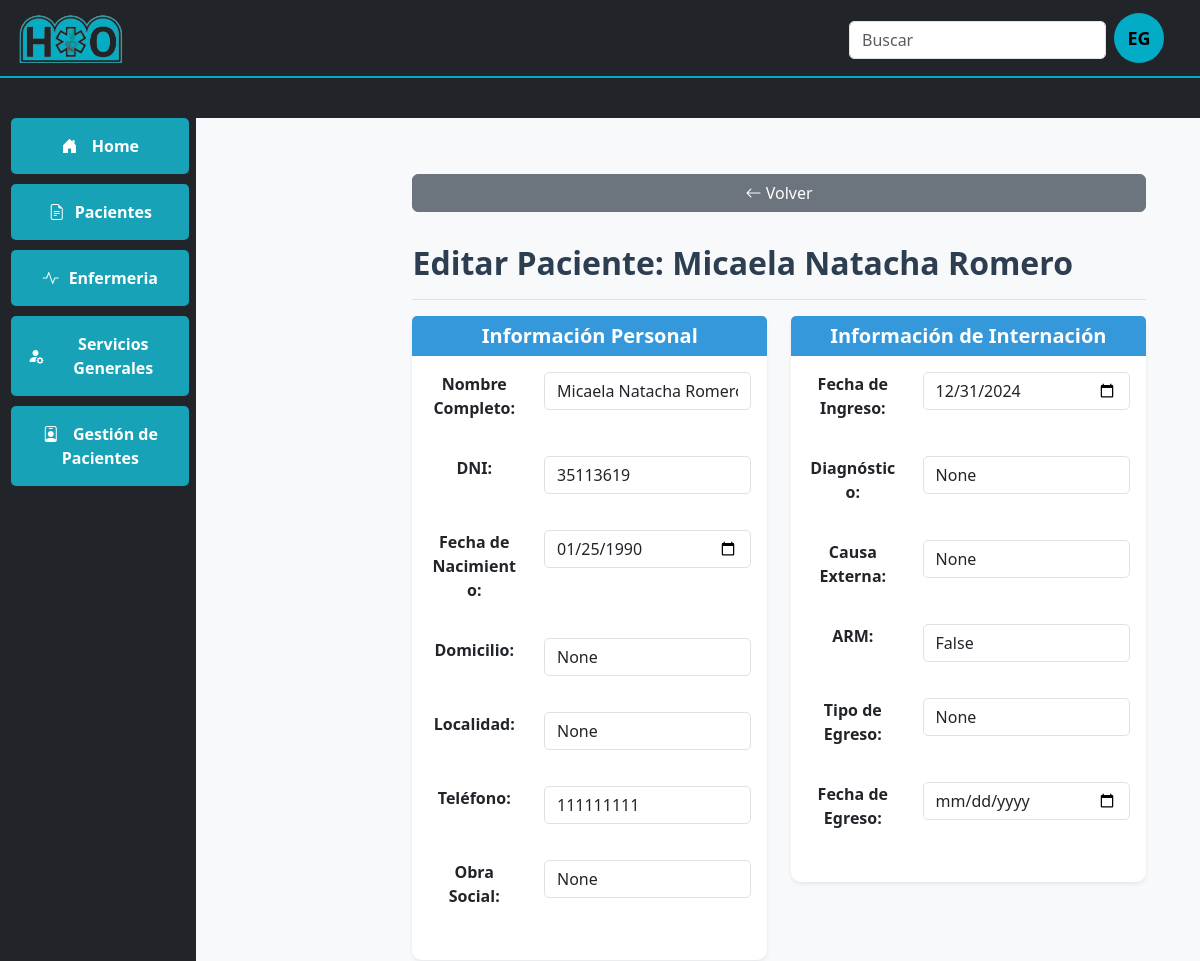
The app's page /editarpaciente/1/ (upper part), older data.
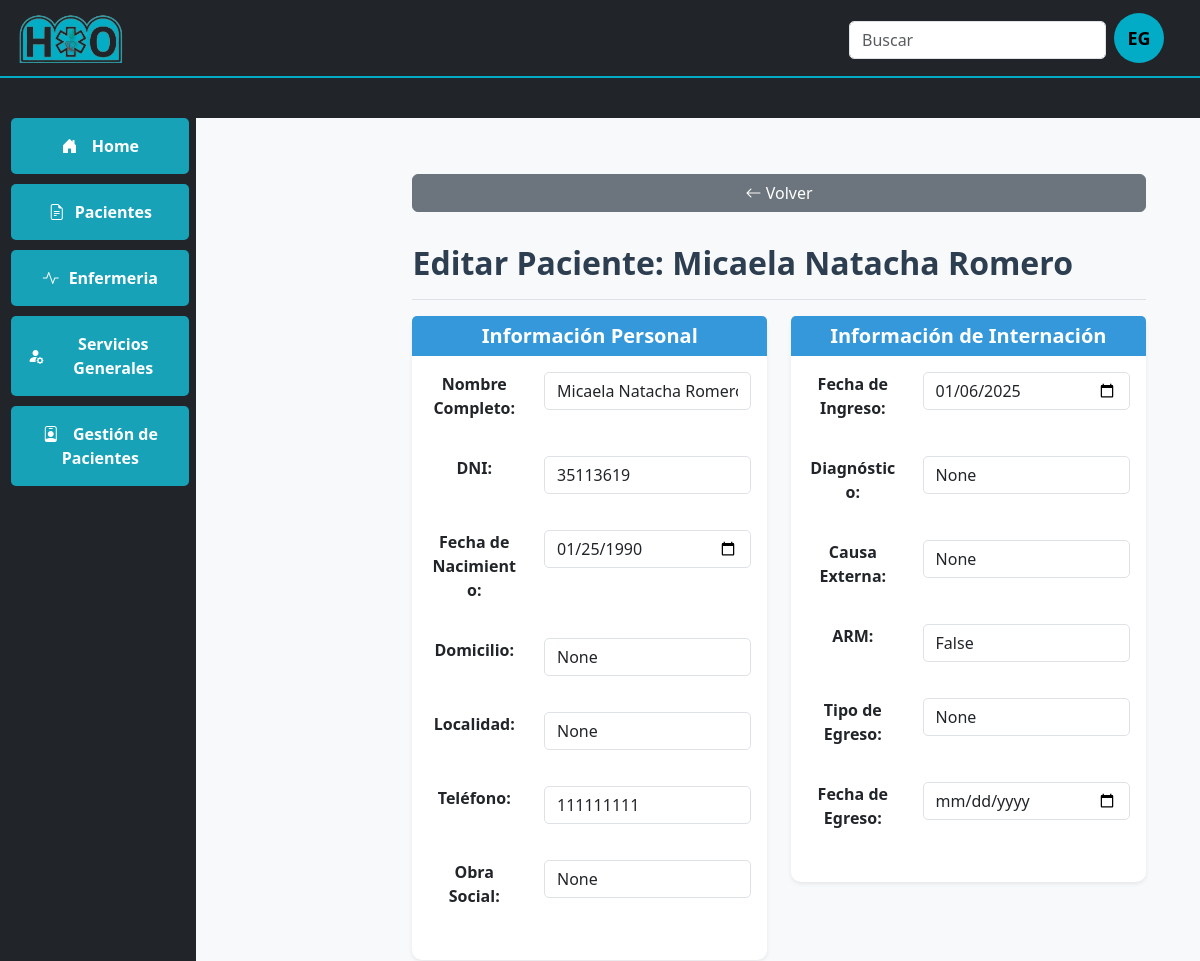
The same page, newer data.
### pacientes/models.py (models this page shows, shortened)
class Paciente(models.Model):
    nombre_completo = models.CharField(max_length=255, null=True, blank=True)
    dni = models.CharField(max_length=15, unique=True)
    fecha_nacimiento = models.DateField()
    domicilio = models.CharField(max_length=255, null=True, blank=True)
    localidad = models.CharField(max_length=100, null=True, blank=True)
    telefono = models.CharField(max_length=20)
    obra_social = models.CharField(max_length=100, null=True, blank=True)
    fecha_ingreso = models.DateField(default=timezone.now)
    diagnostico = models.CharField(max_length=255, null=True, blank=True)
    causa_externa = models.CharField(max_length=255, null=True, blank=True)  # Solo para pediatría/guardia
    arm = models.BooleanField(default=False)  # Si necesita asistencia respiratoria
    tipo_egreso = models.CharField(max_length=50, null=True, blank=True)  # Alta, Derivado, etc.
    fecha_egreso = models.DateField(null=True, blank=True)
    nombre_tutor = models.CharField(max_length=255, null=True, blank=True)
    dni_tutor = models.CharField(max_length=15, null=True, blank=True)
    historia_clinica = models.CharField(max_length=50, null=True, blank=True)
    pases = models.CharField(max_length=255, null=True, blank=True)  # Detalle de los pases
    fecha_pase = models.DateField(null=True, blank=True)
    @property
    def cama_actual(self):
        paciente_cama = self.pacientecama_set.filter(fecha_liberacion__isnull=True).first()
        return paciente_cama.cama if paciente_cama else None
    def obtener_info_cama(self):
        cama = self.cama_actual
        if cama:
            return {
                "servicio": cama.ubicacion.servicio.nombre,
                "ubicacion": cama.ubicacion.nombre,
                "numero": cama.numero
            }
        else:
            return {
                "servicio": "N/A",
                "ubicacion": "N/A",
                "numero": "No tiene cama asignada"
            }

### pacientes/views.py (the view)
# urls.py: path('editarpaciente/<int:id>/', views.editarpaciente, name='editarpaciente'),
def editarpaciente(request, id):
    paciente = get_object_or_404(Paciente, pk=id)
    if request.method == 'POST':
        form = PacienteForm(request.POST, instance=paciente)
        if form.is_valid():
            form.save()
            return redirect('Pacientes')
        else:
            print("Formulario no válido")
            print(form.errors)
    else:
        if paciente.fecha_nacimiento:
            paciente.fecha_nacimiento = paciente.fecha_nacimiento.strftime('%Y-%m-%d')
        if paciente.fecha_ingreso:
            paciente.fecha_ingreso = paciente.fecha_ingreso.strftime('%Y-%m-%d')
        if paciente.fecha_egreso:
            paciente.fecha_egreso = paciente.fecha_egreso.strftime('%Y-%m-%d')
        else:
            paciente.fecha_egreso = ""
        if paciente.fecha_pase:
            paciente.fecha_pase = paciente.fecha_pase.strftime('%Y-%m-%d')
        else:
            paciente.fecha_pase = ""
        form = PacienteForm(instance=paciente)
    return render(request, 'editarpaciente.html', {'paciente': paciente, 'form': form})

### pacientes/templates/editarpaciente.html (shortened to what the changed rows need)
{% extends "base.html" %}
{% block main_content %}
<div class="container-fluid">
    <main class="col-md-10 ms-sm-auto px-md-4">
        <div class="d-flex justify-content-between flex-wrap flex-md-nowrap align-items-center pt-3 pb-2 mb-3 border-bottom">
            <h1 class="h2">Editar Paciente: {{ paciente.nombre_completo }}</h1>
        </div>
        <form method="POST" action="{% url 'editarpaciente' paciente.id %}">
            <div class="row">
                <div class="col-md-6">
                    <div class="card mb-4 shadow-sm">
                        <div class="card-body">
                            <div class="row mb-3">
                                <div class="col-sm-8">
                                    <input type="text" class="form-control" name="nombre_completo" value="{{ paciente.nombre_completo }}" required>
                                </div>
                            </div>
                            <div class="row mb-3">
                                <div class="col-sm-8">
                                    <input type="text" class="form-control" name="dni" value="{{ paciente.dni }}" required>
                                </div>
                            </div>
                            <div class="row mb-3">
                                <div class="col-sm-8">
                                    <input type="date" class="form-control" name="fecha_nacimiento" value="{{ paciente.fecha_nacimiento }}" required>
                                </div>
                            </div>
                            <div class="row mb-3">
                                <div class="col-sm-8">
                                    <input type="text" class="form-control" name="domicilio" value="{{ paciente.domicilio }}" required>
                                </div>
                            </div>
                            <div class="row mb-3">
                                <div class="col-sm-8">
                                    <input type="text" class="form-control" name="localidad" value="{{ paciente.localidad }}" required>
                                </div>
                            </div>
                            <div class="row mb-3">
                                <div class="col-sm-8">
                                    <input type="text" class="form-control" name="telefono" value="{{ paciente.telefono }}" required>
                                </div>
                            </div>
                            <div class="row mb-3">
                                <div class="col-sm-8">
                                    <input type="text" class="form-control" name="obra_social" value="{{ paciente.obra_social }}" required>
                                </div>
                            </div>
                        </div>
                    </div>
                </div>
                <div class="col-md-6">
                    <div class="card mb-4 shadow-sm">
                        <div class="card-body">
                            <div class="row mb-3">
                                <div class="col-sm-8">
                                    <input type="date" class="form-control" name="fecha_ingreso" value="{{ paciente.fecha_ingreso }}" required>
                                </div>
                            </div>
                            <div class="row mb-3">
                                <div class="col-sm-8">
                                    <input type="text" class="form-control" name="diagnostico" value="{{ paciente.diagnostico }}" required>
                                </div>
                            </div>
                            <div class="row mb-3">
                                <div class="col-sm-8">
                                    <input type="text" class="form-control" name="causa_externa" value="{{ paciente.causa_externa }}">
                                </div>
                            </div>
                            <div class="row mb-3">
                                <div class="col-sm-8">
                                    <input type="text" class="form-control" name="arm" value="{{ paciente.arm }}">
                                </div>
                            </div>
                            <div class="row mb-3">
                                <div class="col-sm-8">
                                    <input type="text" class="form-control" name="tipo_egreso" value="{{ paciente.tipo_egreso }}">
                                </div>
                            </div>
                        </div>
                    </div>
                </div>
            </div>
        </form>
    </main>
</div>
{% endblock %}

Row changes from the older to the newer data that the page shows:
changed Paciente "Micaela Natacha Romero": fecha_ingreso "12/31/2024" → "01/06/2025"
